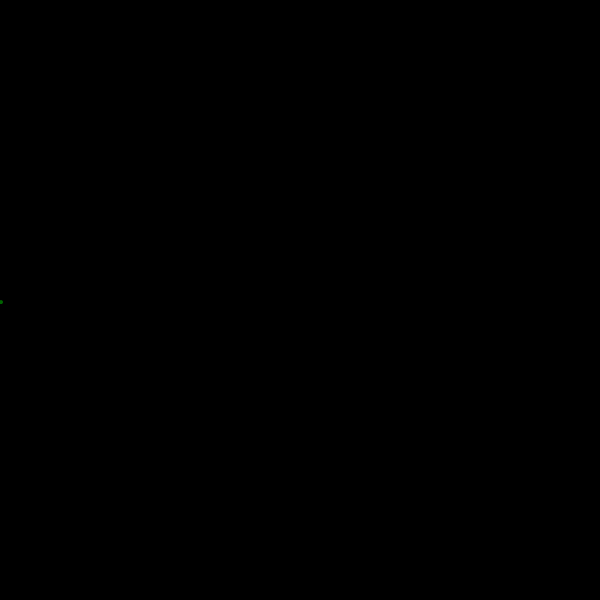
Frame 1 (no input)
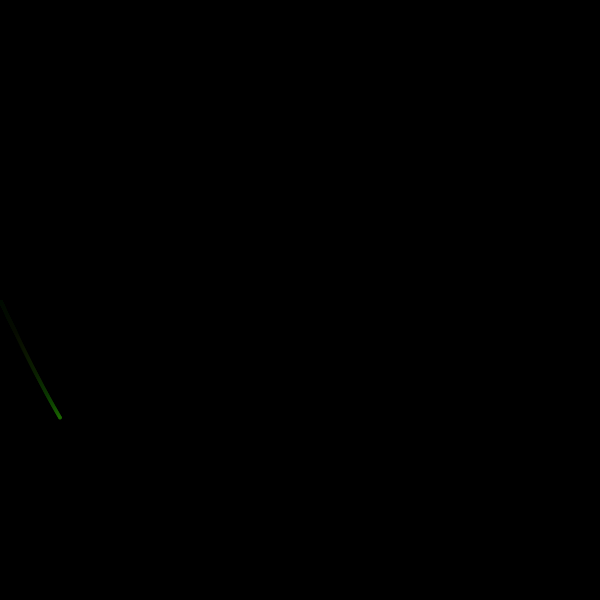
Frame 60 (the mouse pressed at the canvas centre just before this capture)
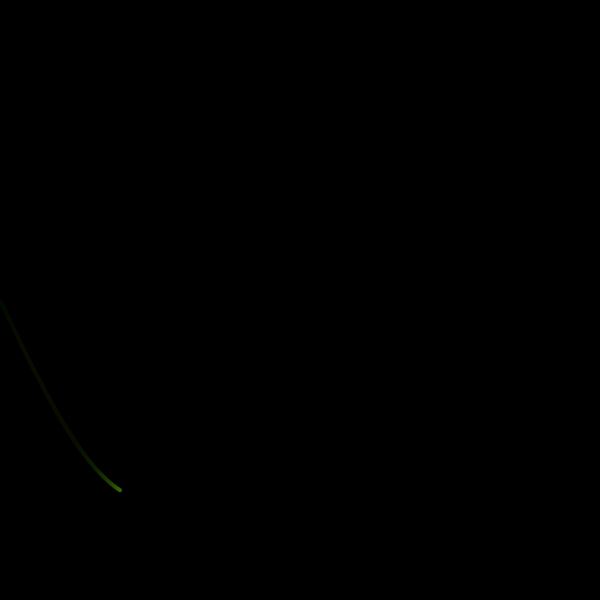
Frame 120 (the mouse held since frame 60 and released just before this capture)

The Processing sketch that drew these frames (run headless with seeded random() and noise(); from frame 60 on, the mouse is pressed at the canvas centre):

// Processing sketch: processing_115151
// ── processing_115151.pde

void setup()
{
  background(0,0,0);
  size(600, 600);
  rectMode(CORNERS);
}
int x=0;
void draw()
{
  noStroke();
  fill(0,0,0,12);
  rect(0,0,600,600);
  x ++ ; 
  fill(map(x,0,600,0,255),100,0);
  ellipse(x,200*sin(map(x,0,600,0,PI)*2)+300,4,4);   
  if (x == 600)
  x=0;
}
